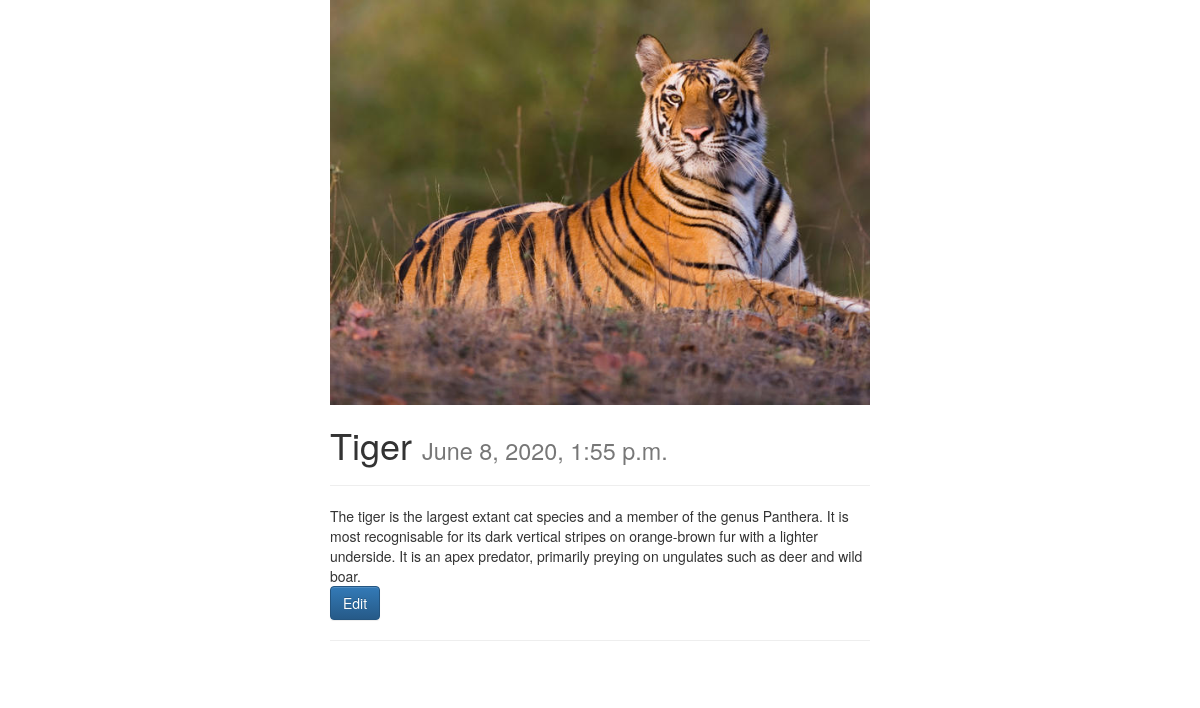
The page /10 on the database its author committed.
### posts/models.py (models this page shows, shortened)
class Post(models.Model):
    user = models.ForeignKey(settings.AUTH_USER_MODEL, default=1, on_delete = models.PROTECT)
    title = models.CharField(max_length=120)
    image = models.ImageField(upload_to=upload_location, null=True, blank=True, width_field="width_field", height_field="height_field")
    height_field = models.IntegerField(default=0)
    width_field = models.IntegerField(default=0)
    content = models.TextField()
    updated = models.DateTimeField(auto_now=True, auto_now_add=False)
    timestamp = models.DateTimeField(auto_now=False, auto_now_add=True)

### posts/views.py (the view)
# urls.py: path('<id>', views.post_detail, name='detail'),
def post_detail(request, id): #retrieve
	instance = get_object_or_404(Post, id=id)
	context = {
		"title": instance.title,
		"instance": instance,
	}
	return render(request, "post_detail.html", context)

### posts/templates/post_detail.html (shortened to what this page needs)
{% extends "base.html" %}
{% block content %}
<div class='col-sm-6 col-sm-offset-3'>
	{% if instance.image %}
    <img src='{{ instance.image.url }}' class='img-responsive' />
    {% endif %}
	<h1>{{ title }} <small>{{ instance.timestamp }}</small></h1>
	<p><div class="fb-like" data-href="{{ request.build_absolute_uri }}" data-layout="button_count" data-action="like" data-show-faces="true" data-share="true"></div><hr/>
	</p>
	<div class='row'>
		<div class='col-sm-12'>
			<div class='content-markdown'>{{ instance.content }}</div>
			<p><a href="{{ obj.post }}" class="btn btn-primary" role="button">Edit</a></p>
			<hr/>
			<br/>
		</div>
	</div>
</div>
{% endblock content %}

### accounts/templates/base.html (shortened to what this page needs)
<html>
<head>
	<link rel="stylesheet" href="https://maxcdn.bootstrapcdn.com/bootstrap/3.3.6/css/bootstrap.min.css">
	<link rel="stylesheet" href="https://maxcdn.bootstrapcdn.com/bootstrap/3.3.6/css/bootstrap-theme.min.css">
</head>
<body>
	<div class='container'>
	{% block content %}{% endblock content %}
	</div>
</body>
</html>

### rows shown on the page
Post: image (picture), title "Tiger", timestamp "June 8, 2020, 1:55 p.m.", content "The tiger is the largest extant cat species and a member of the genus Panthera. It is most recognisable for its dark vertical stripes on orange-brown fur with a lighter underside. It is an apex predator, primarily preying on ungulates such as deer and wild boar."
